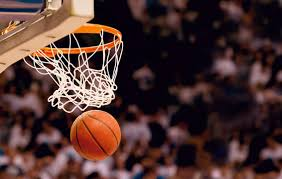
%> input picture P3/P3B/basketball.jpeg, 282 x 179 px
$ octave P3C.m   (GNU Octave 9; MATLAB toolbox functions it lacks are replaced by stand-ins)
%> lines starting %> are read from the running program, lines starting %| are printed output that depends on the picture
% Practical 3C
% Matlab program to perform uniform quantization.

clc;
clear;
close all;

i=imread("DIP-images\basketball.jpeg");
%> i is the input picture: size 179x282x3 uint8; mean R, G, B 77.2, 50.8, 48.3
ad = im2double(i);

nbits=2;
levels = 2^nbits;
steps = 1/levels;

bins=floor(ad/steps);
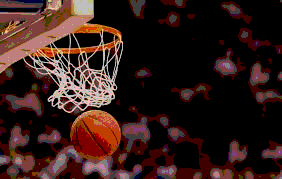
%> bins: size 179x282x3 double; mean R, G, B 0.816, 0.458, 0.403; drawn with min black and max white
qv = (bins*steps)+(steps/2);
qvimg = im2uint8(qv);
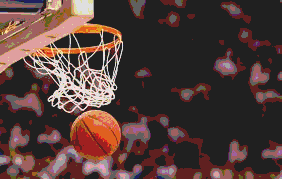
%> qvimg: size 179x282x3 uint8; mean R, G, B 83.6, 61.2, 57.7


subplot(2,2,1);
imshow(i);
title("Original Image");

subplot(2,2,2);
imshow(qvimg);
title("Quantized Image");

subplot(2,2,3);
(imhist(i));
title("Original Histogram")

subplot(2,2,4);
(imhist(qvimg));
title("Quantized Histogram")
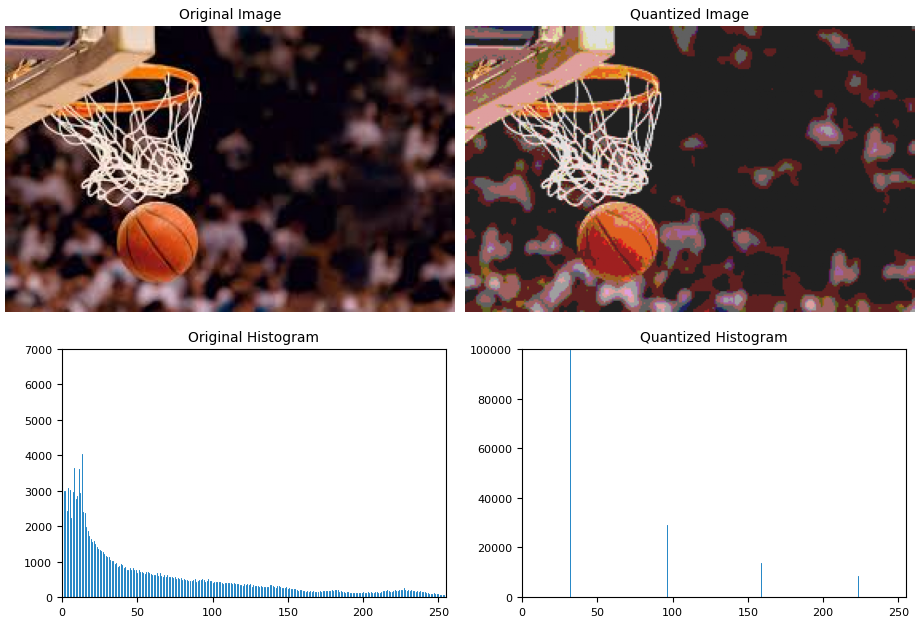
%> figure redrawn from the program's plot data, 4 panels
